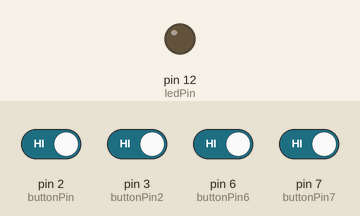
Simulated run of this sketch. Board: Arduino Uno, built with avr-gcc and run on an emulated ATmega328P. Parts: output pins drawn as LEDs (lit = HIGH). The test bench sets the inputs (shaded band); at power-on: pin 2 (buttonPin), pin 3 (buttonPin2), pin 6 (buttonPin6), pin 7 (buttonPin7) HIGH.

Above: at 1.2 s.
1.3 s: pin 2 (buttonPin) driven LOW and pin 3 (buttonPin2) driven LOW and pin 6 (buttonPin6) driven LOW and pin 7 (buttonPin7) driven LOW
At 2.1 s:
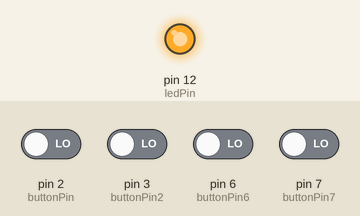
2.8 s: pin 2 (buttonPin) driven HIGH
At 3.2 s:
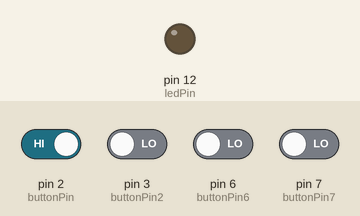
4.3 s: pin 2 (buttonPin) driven LOW
At 5.6 s:
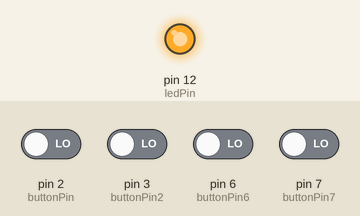
Timing chart, 0 to 7.3 s (numbered marks = the images above; inputs shaded):
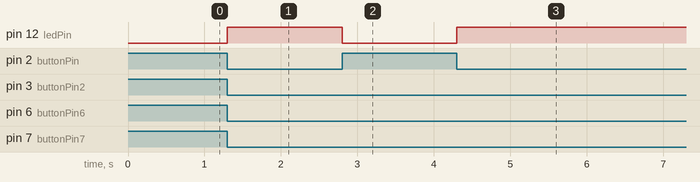

The sketch:

Build_7.ino
```cpp
/*
  Button

 Turns on and off a light emitting diode(LED) connected to digital
 pin 13, when pressing a pushbutton attached to pin 7.


 The circuit:
 * LED attached from pin 13 to ground
 * pushbutton attached to pin 2 from +5V
 * 10K resistor attached to pin 2 from ground

 * Note: on most Arduinos there is already an LED on the board
 attached to pin 13.


 created 2005
 by DojoDave <http://www.0j0.org>
 modified 17 Jun 2009
 by Tom Igoe

  http://www.arduino.cc/en/Tutorial/Button
 */

// constants won't change. They're used here to
// set pin numbers:
const int buttonPin = 2;
const int buttonPin2 = 3;
const int buttonPin6 = 6;
const int buttonPin7 = 7;// the number of the pushbutton pin
const int ledPin =  12;      // the number of the LED pin
const int ledPin2 = 13;

// variables will change:
int buttonState = 0;
int buttonState2 = 0;// variable for reading the pushbutton status
int buttonState6 = 0;
int buttonState7 = 0;

void setup() {
  // initialize the LED pin as an output:
  pinMode(ledPin, OUTPUT);
  // initialize the pushbutton pin as an input:
  pinMode(buttonPin, INPUT);
}

void loop(){
  // read the state of the pushbutton value:
  buttonState = digitalRead(buttonPin);
  buttonState2 = digitalRead(buttonPin2);
  buttonState6 = digitalRead(buttonPin6);
  buttonState7 = digitalRead(buttonPin7);

  // check if the pushbutton is pressed.
  // if it is, the buttonState is HIGH:
  if (buttonState == LOW) {
  if (buttonState2 == LOW) {
  if (buttonState6 == LOW) {
  if (buttonState7 == LOW) {
    digitalWrite(ledPin, HIGH);
    digitalWrite(ledPin2, LOW);
  }
  }
  }
  }
  else{
   digitalWrite(ledPin, LOW);
   digitalWrite(ledPin2, HIGH);
  }
  }
```

Measured:
- after the input at 1.3 s, pin 12 (ledPin): LOW → HIGH at once
- after the input at 2.8 s, pin 12 (ledPin): HIGH → LOW at once
- after the input at 4.3 s, pin 12 (ledPin): LOW → HIGH at once
